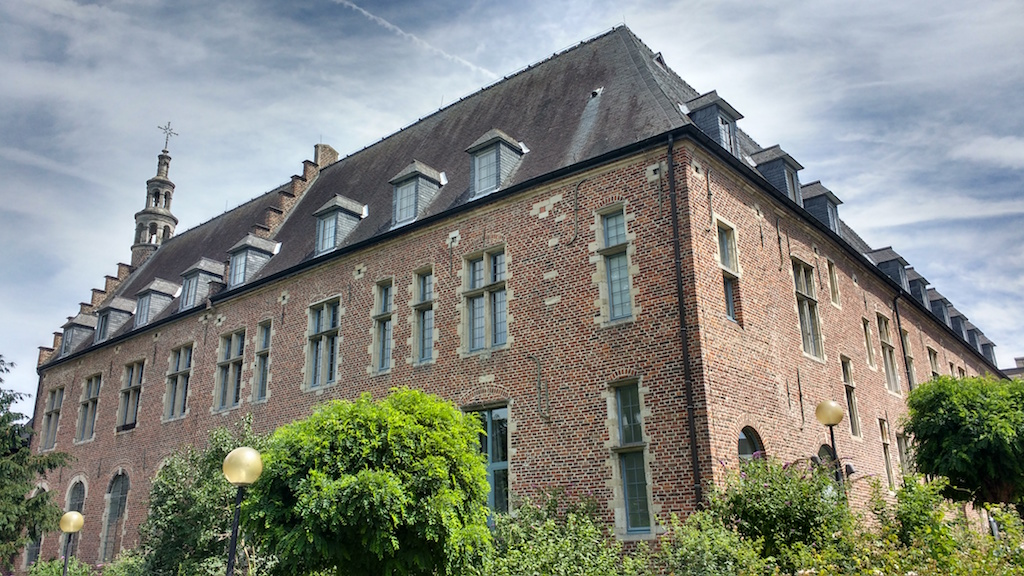
#> input picture Church.jpg, 1024 x 576 px
$ jupyter execute CV_Workshop_Day_1.ipynb   (shell and % lines are left out)
#> lines starting #> are read from the running program, lines starting #| are printed output that depends on the picture; after the words box and inside, x2 and y2 are one past the last pixel; in counts of white or black regions, pixels touching at a corner belong together
[cell 1]
import imutils
import cv2
import numpy as np
from matplotlib import pyplot as plt

Read the image

[cell 2]
image = cv2.imread("Church.jpg")
#> image is the input picture: shape (576, 1024, 3); mean B, G, R 128.1, 135.7, 132.4
plt.imshow(image[:,:,::-1])

[cell 3]
print("All the three channels",image)
#> (printed output is left out)

[cell 4]
print("Pixel values in channel 1(Red)={}".format(image[:,:,0]))
#> (printed output is left out)

[cell 5]
print(image.shape)
#| (576, 1024, 3)

[cell 6]
px = image[100,100]
#> px = [203, 189, 177]
#Intensity of pixel at [100.100] - meaning all the channels
print("Intensity={}".format(px))
#| Intensity=[203 189 177]

red = image[100,100,0]
#> red = 203
green = image[100,100,1]
#> green = 189
blue = image[100,100,2]
#> blue = 177
print("Red={}, Green={}, Blue={}".format(red,green,blue))
#| Red=203, Green=189, Blue=177

[cell 7]
#Changing the pixel intensity value at (10,10)
print("Initial pixel intensity at (10, 10, 1)={}".format(image[10,10,2]))
#| Initial pixel intensity at (10, 10, 1)=160
image.itemset((10,10,2),100)
#> image: shape (576, 1024, 3); under 0.01% of pixels changed, all inside (x1, y1, x2, y2) = (10, 10, 11, 11)
print("Modified pixel intensity at (10, 10, 1)={}".format(image[10,10,2]))
#| Modified pixel intensity at (10, 10, 1)=100

[cell 8]
(h, w, d) = image.shape
#> h = 576; w = 1024; d = 3
print("width={}, height={}, depth={}".format(w, h, d))
#| width=1024, height=576, depth=3
print("Total number of pixels in image:", image.size)
#| Total number of pixels in image: 1769472
print ("Image intensity data type:",image.dtype)
#| Image intensity data type: uint8

[cell 9]
#Splitting the image channels into b,g and r
b,g,r = cv2.split(image)
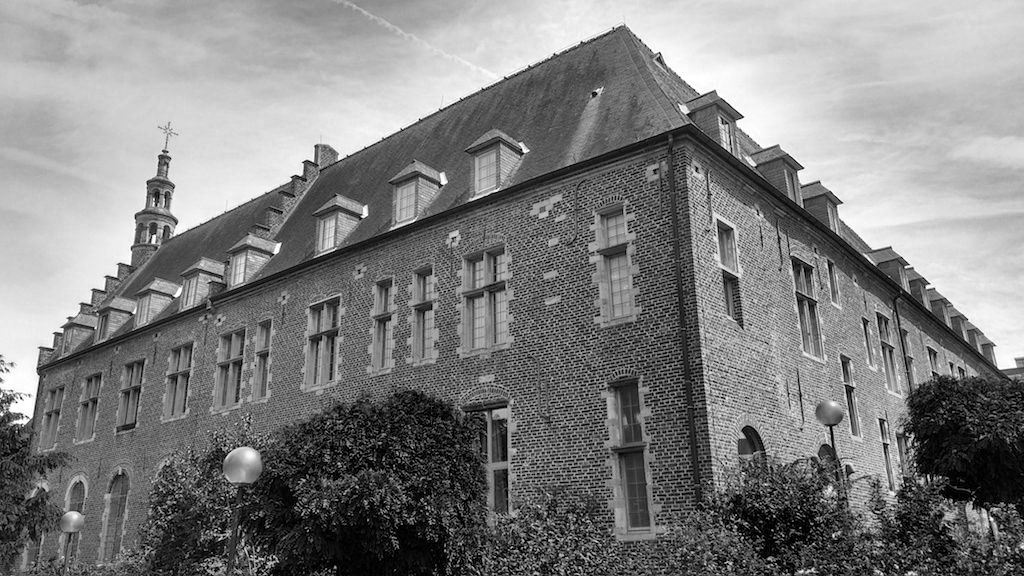
#> b: shape (576, 1024); min 0, max 255, mean 128.1
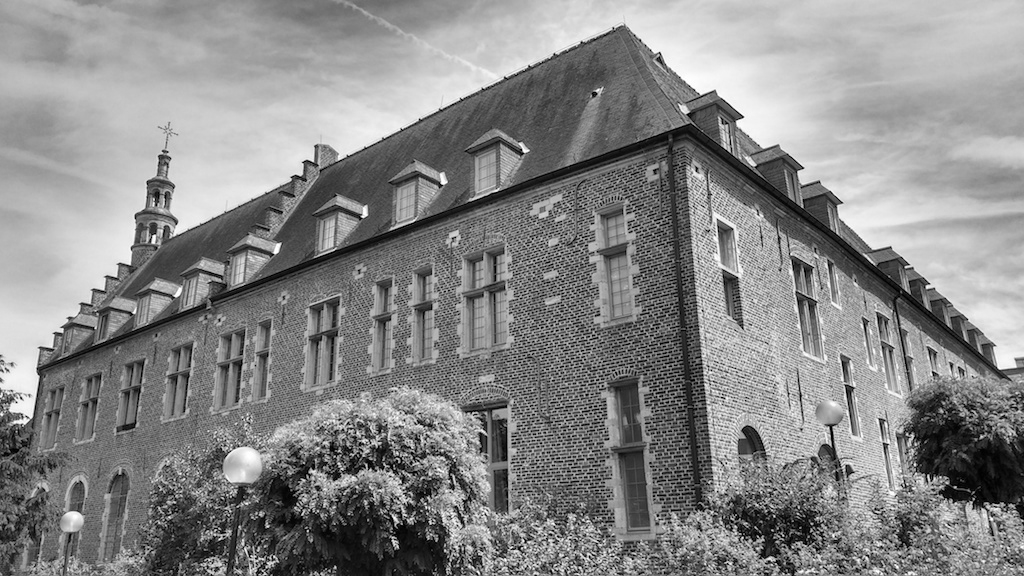
#> g: shape (576, 1024); min 0, max 255, mean 135.7
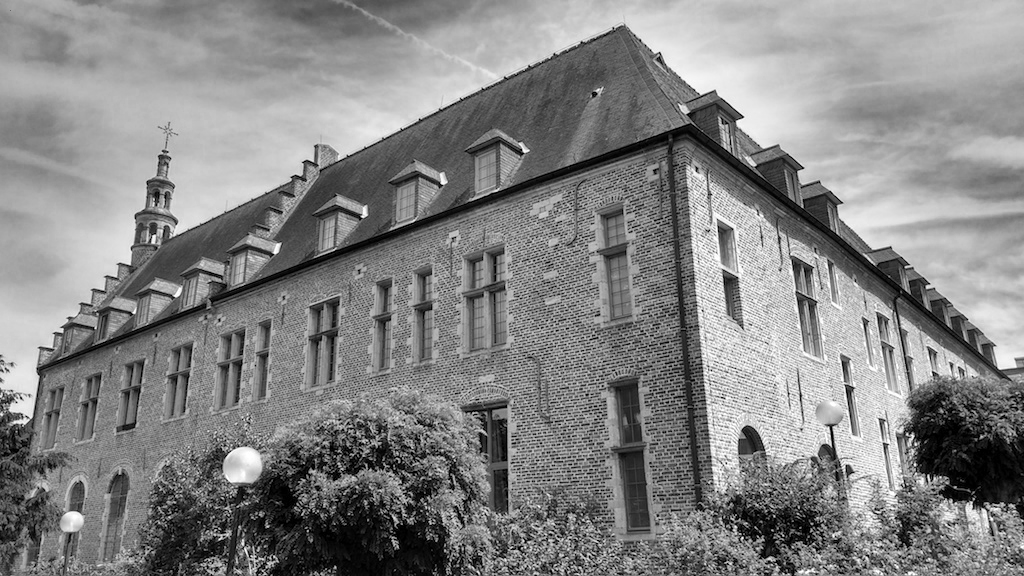
#> r: shape (576, 1024); min 0, max 255, mean 132.4
print(b)
#> (printed output is left out)

[cell 10]
image1 = cv2.cvtColor(image, cv2.COLOR_BGR2GRAY)

[cell 11]
#Histogram generation
hist = cv2.calcHist([image1],[0],None,[256],[0,256])
#> hist = 256 values, max 4368 at index 191, min 10 at index 255, mean 2304
plt.hist(image1.ravel(),256,[0,256]); plt.show()
#> after `plt.hist(image1.ravel(), 256, [0, 256])`:
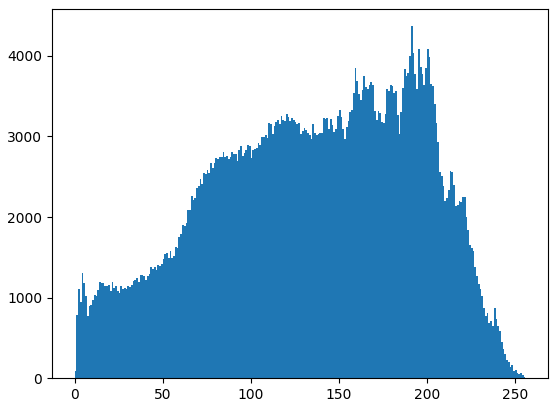
#> figure drawn by matplotlib, 1 panel; tallest bar 4368 high, from x = 191 to 192

[cell 12]
#from google.colab.patches import cv2_imshow

[cell 13]
#cv2_imshow(image)

Part 2 - Use a new notebook -

Histogram of Gradients

[cell 14]
import numpy as np
import json
import cv2
from matplotlib import pyplot as plt
from skimage import color
from skimage.feature import hog
from skimage import data, exposure

[cell 15]
from google.colab.patches import cv2_imshow

[cell 16]
#Convert from RGB to gray image
data_gray = cv2.cvtColor(image, cv2.COLOR_BGR2GRAY)
cv2_imshow(data_gray)

[cell 17]
personimage = cv2.imread("personimage.jpg")
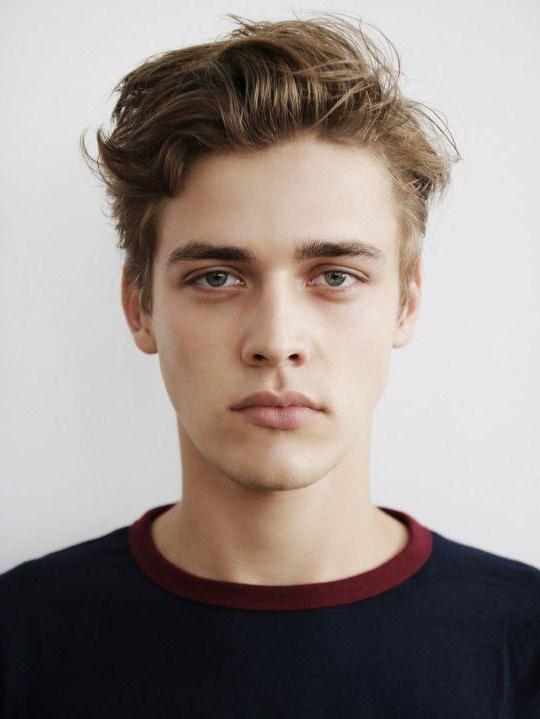
#> input picture personimage.jpg, 540 x 719 px
#> personimage is the input picture: shape (719, 540, 3); mean B, G, R 138.2, 142.5, 152.7
cv2_imshow(personimage)

[cell 18]
data_gray = cv2.cvtColor(personimage, cv2.COLOR_BGR2GRAY)
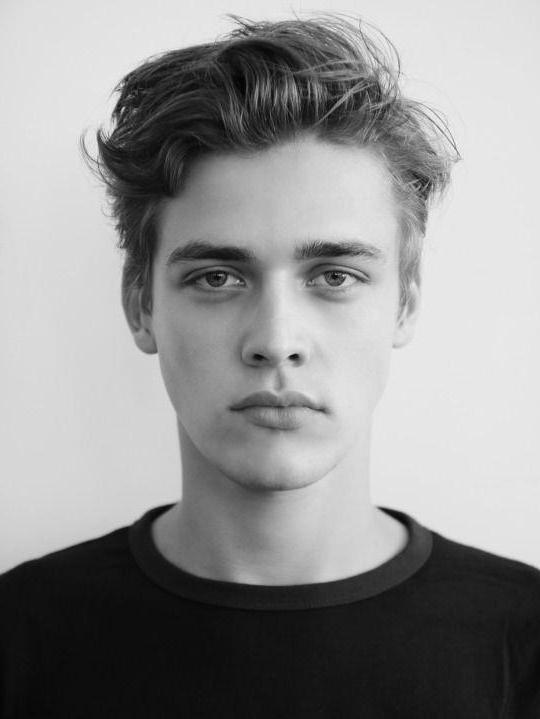
#> data_gray: shape (719, 540); min 0, max 254, mean 145
cv2_imshow(data_gray)

[cell 19]
ppc = 16

fd,hog_image = hog(data_gray, orientations=8, pixels_per_cell=(ppc,ppc),cells_per_block=(4, 4),block_norm= 'L2',visualize=True)
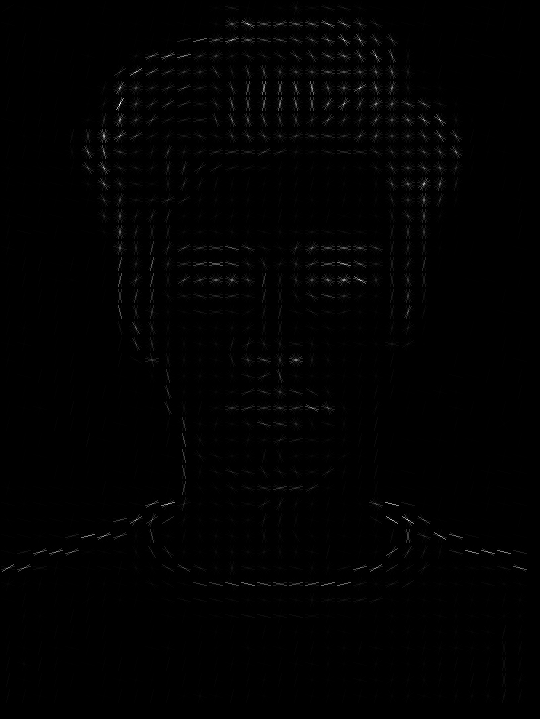
#> hog_image: shape (719, 540) float64; min 0, max 42.92, mean 0.3; drawn with min black and max white

[cell 20]
fig, (ax1, ax2) = plt.subplots(1, 2, figsize=(8, 4), sharex=True, sharey=True)

ax1.axis('off')
ax1.imshow(personimage[:,:,::-1], cmap=plt.cm.gray)
ax1.set_title('Input image')

# Rescale histogram for better display
hog_image_rescaled = exposure.rescale_intensity(hog_image, in_range=(0, 10))
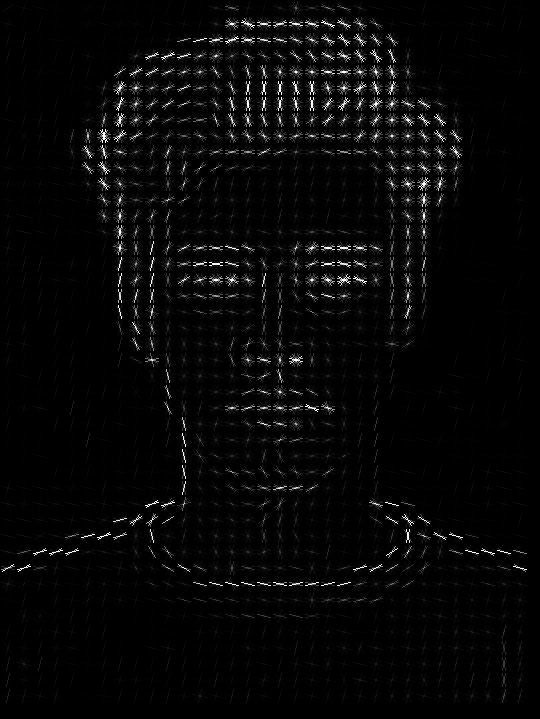
#> hog_image_rescaled: shape (719, 540) float64; min 0, max 1, mean 0.0287

ax2.axis('off')
ax2.imshow(hog_image_rescaled, cmap=plt.cm.gray)
ax2.set_title('Histogram of Oriented Gradients')
plt.show()
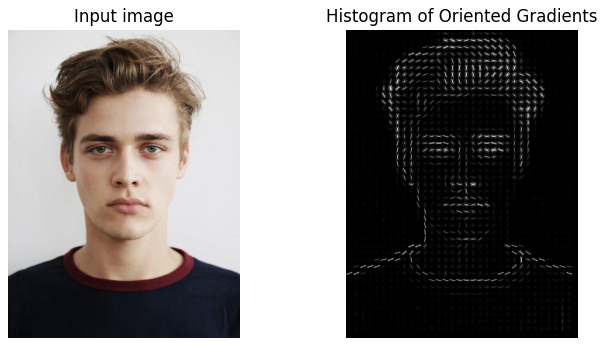
#> figure drawn by matplotlib, 2 panels
#plt.imshow(hog_image)
